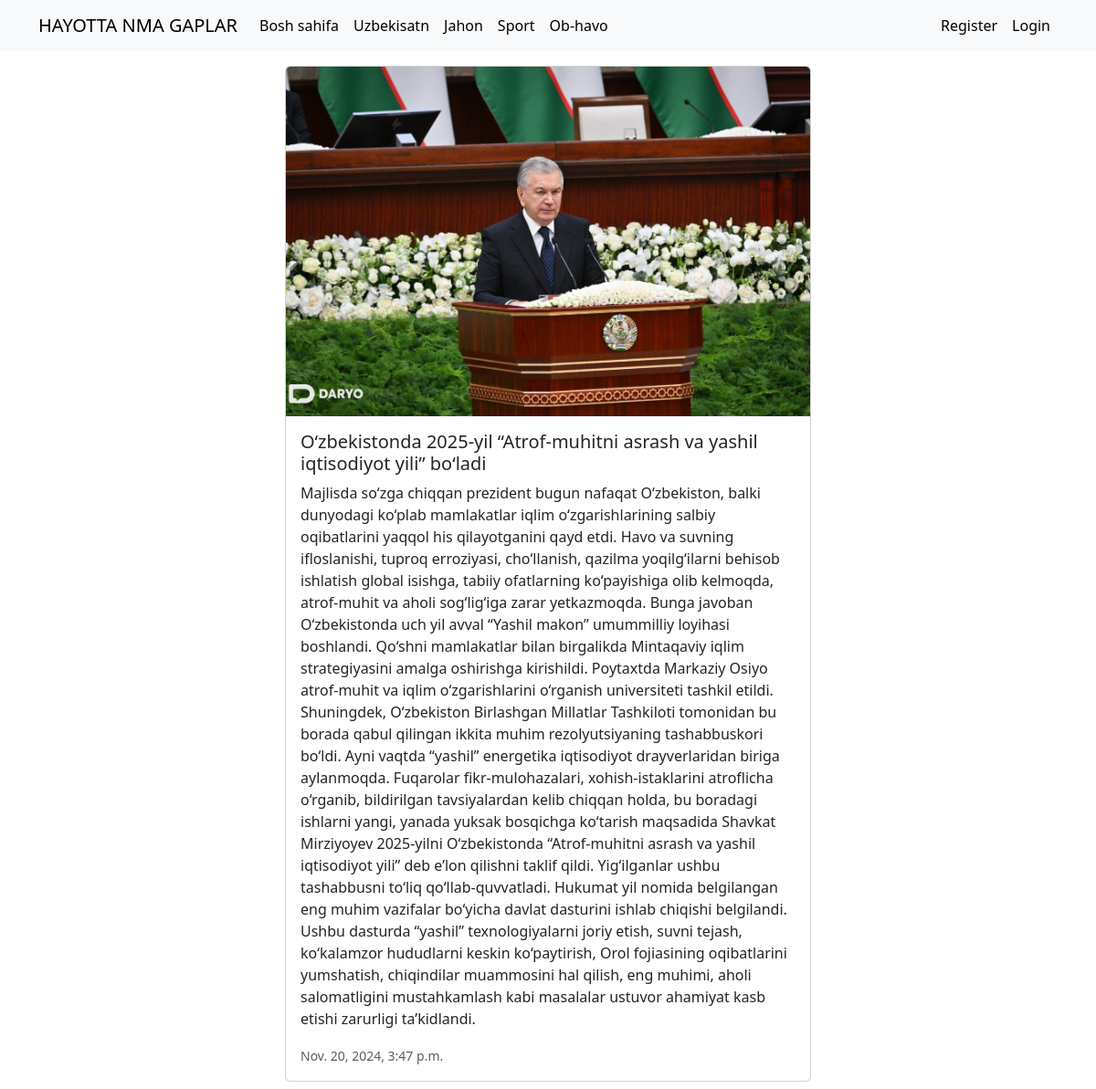
/articles/8/, run on the app's committed database.
### blog/models.py (models this page shows, shortened)
class Category(models.Model):
    title = models.CharField(max_length=255, unique=True)
    def __str__(self):
        return self.title
    class Meta:
        verbose_name = "Category"
        verbose_name_plural = "Categories"

class Article(models.Model):
    title = models.CharField(max_length=255, unique=True)
    description = models.TextField(blank=True)
    photo = models.ImageField(upload_to='articles/', blank=True)
    created_at = models.DateTimeField(auto_now_add=True)
    updated_at = models.DateTimeField(auto_now=True)
    publish = models.BooleanField(default=True)
    category = models.ForeignKey(Category, on_delete=models.CASCADE)
    user = models.ForeignKey(settings.AUTH_USER_MODEL, on_delete=models.CASCADE, null=True)
    def get_photo(self):
        try:
            return self.photo.url
        except:
            return "https://upload.wikimedia.org/wikipedia/commons/1/14/No_Image_Available.jpg"

### blog/views.py (the view)
# urls.py: path("articles/<int:pk>/", ArticleDetail.as_view(), name="detail"),
class ArticleDetail(DetailView):
    model = Article
    context_object_name = "article"
    template_name = "blog/detail.html"
    def get_queryset(self):
        return Article.objects.filter(pk=self.kwargs['pk'])
    def get_context_data(self, **kwargs):
        context = super().get_context_data()
        article = Article.objects.get(pk=self.kwargs['pk'])
        context['comments'] = Comment.objects.filter(article=article)
        context['comment_form'] = CommentForm()
        return context

### blog/templatetags/blog_tags.py (called while the page is built)
@register.simple_tag()
def get_categories():
    result = []
    categories = Category.objects.all()
    for category in categories:
        articles = Article.objects.filter(category=category,publish=True)
        if len(articles) > 0:
            result.append(category)
    return result

### blog/templates/blog/detail.html (shortened to what this page needs)
{% extends 'base.html' %}
{% block main %}
<div>
    <div class="container mt-3 col-6">
        <div class="card mb-3">
            <img src="{{article.get_photo}}" class="card-img-top" alt="...">
            <div class="card-body">
                <h5 class="card-title">{{article.title}}</h5>
                <p class="card-text">{{article.description}}</p>
                <p class="card-text"><small class="text-body-secondary">{{article.created_at}}</small></p>
            </div>
        </div>
    </div>
</div>
{% endblock main %}

### templates/components/navbar.html (shortened to what this page needs)
{% load blog_tags %}
{% get_categories as categories %}
<nav class="navbar navbar-expand-lg bg-body-tertiary">
    <div class="container">
        <a class="navbar-brand" href="{% url 'index' %}">
             HAYOTTA NMA GAPLAR
        </a>
        <div class="collapse navbar-collapse d-flex justify-content-between" id="navbarSupportedContent">
            <ul class="navbar-nav mb-2 mb-lg-0">
                <li class="nav-item">
                    <a class="nav-link active" aria-current="page" href="{% url 'index' %}">Bosh sahifa</a>
                </li>
                {% for category in categories %}
                <li class="nav-item">
                    <a class="nav-link active" aria-current="page"
                       href="{% url 'category' category.pk %}">{{category}}</a>
                </li>
                {% endfor %}
            </ul>
            {% if request.user.is_authenticated %}
            <ul class="navbar-nav">
                <li class="nav-item">
                    <a href="{% url 'logout' %}" class="nav-link active">Logout</a>
                </li>
            </ul>
            {% else %}
            <ul class="navbar-nav">
                <li class="nav-item">
                    <a href="{% url 'register' %}" class="nav-link active">Register</a>
                </li>
                <li class="nav-item">
                    <a href="{% url 'login' %}" class="nav-link active">Login</a>
                </li>
            </ul>
            {% endif %}
        </div>
    </div>
</nav>

### data on the page
Category: title "Uzbekisatn"
Category: title "Jahon"
Category: title "Sport"
Category: title "Ob-havo"
Article: get_photo (picture), title "O‘zbekistonda 2025-yil “Atrof-muhitni asrash va yashil iqtisodiyot yili” bo‘ladi", description "Majlisda so‘zga chiqqan prezident bugun nafaqat O‘zbekiston, balki dunyodagi ko‘plab mamlakatlar iqlim o‘zgarishlarining salbiy oqibatlarini yaqqol his qilayotganini qayd etdi. Havo va suvning ifloslanishi, tuproq erroziyasi, cho‘llanish, qazilma yoqilg‘ilarni behisob ishlatish global isishga, tabiiy ofatlarning ko‘payishiga olib kelmoqda, atrof-muhit va aholi sog‘lig‘iga zarar yetkazmoqda. Bunga javoban O‘zbekistonda uch yil avval “Yashil makon” umummilliy loyihasi boshlandi. Qo‘shni mamlakatlar bilan birgalikda Mintaqaviy iqlim strategiyasini amalga oshirishga kirishildi. Poytaxtda Markaziy Osiyo atrof-muhit va iqlim o‘zgarishlarini o‘rganish universiteti tashkil etildi. Shuningdek,…", created_at "Nov. 20, 2024, 3:47 p.m."
